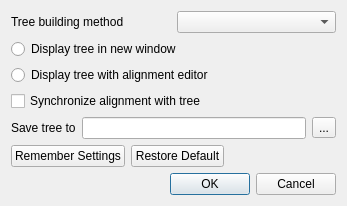
<?xml version="1.0" encoding="UTF-8"?>
<ui version="4.0">
 <class>CreatePhyTree</class>
 <widget class="QDialog" name="CreatePhyTree">
  <property name="geometry">
   <rect>
    <x>0</x>
    <y>0</y>
    <width>347</width>
    <height>201</height>
   </rect>
  </property>
  <property name="sizePolicy">
   <sizepolicy hsizetype="Preferred" vsizetype="Preferred">
    <horstretch>0</horstretch>
    <verstretch>0</verstretch>
   </sizepolicy>
  </property>
  <property name="minimumSize">
   <size>
    <width>0</width>
    <height>0</height>
   </size>
  </property>
  <property name="windowTitle">
   <string>Build Phylogenetic Tree</string>
  </property>
  <property name="modal">
   <bool>true</bool>
  </property>
  <layout class="QGridLayout" name="gridLayout">
   <property name="sizeConstraint">
    <enum>QLayout::SetMinimumSize</enum>
   </property>
   <item row="0" column="0">
    <layout class="QVBoxLayout" name="verticalLayout">
     <property name="sizeConstraint">
      <enum>QLayout::SetMinimumSize</enum>
     </property>
     <item>
      <layout class="QHBoxLayout" name="horizontalLayout">
       <property name="sizeConstraint">
        <enum>QLayout::SetMinimumSize</enum>
       </property>
       <item>
        <widget class="QLabel" name="label">
         <property name="text">
          <string>Tree building method</string>
         </property>
        </widget>
       </item>
       <item>
        <widget class="QComboBox" name="algorithmBox"/>
       </item>
      </layout>
     </item>
     <item>
      <widget class="QRadioButton" name="createNewView">
       <property name="sizePolicy">
        <sizepolicy hsizetype="Preferred" vsizetype="Fixed">
         <horstretch>0</horstretch>
         <verstretch>0</verstretch>
        </sizepolicy>
       </property>
       <property name="text">
        <string>Display tree in new window</string>
       </property>
      </widget>
     </item>
     <item>
      <widget class="QRadioButton" name="displayWithAlignmentEditor">
       <property name="sizePolicy">
        <sizepolicy hsizetype="Preferred" vsizetype="Fixed">
         <horstretch>0</horstretch>
         <verstretch>0</verstretch>
        </sizepolicy>
       </property>
       <property name="text">
        <string>Display tree with alignment editor</string>
       </property>
      </widget>
     </item>
     <item>
      <widget class="QCheckBox" name="syncCheckBox">
       <property name="sizePolicy">
        <sizepolicy hsizetype="Preferred" vsizetype="Fixed">
         <horstretch>0</horstretch>
         <verstretch>0</verstretch>
        </sizepolicy>
       </property>
       <property name="text">
        <string>Synchronize alignment with tree</string>
       </property>
      </widget>
     </item>
     <item>
      <layout class="QHBoxLayout" name="horizontalLayout_2">
       <property name="sizeConstraint">
        <enum>QLayout::SetMinimumSize</enum>
       </property>
       <item>
        <widget class="QLabel" name="label_2">
         <property name="text">
          <string>Save tree to</string>
         </property>
        </widget>
       </item>
       <item>
        <widget class="QLineEdit" name="fileNameEdit"/>
       </item>
       <item>
        <widget class="QToolButton" name="browseButton">
         <property name="text">
          <string>...</string>
         </property>
        </widget>
       </item>
      </layout>
     </item>
     <item>
      <layout class="QHBoxLayout" name="horizontalLayout_7">
       <property name="sizeConstraint">
        <enum>QLayout::SetMinimumSize</enum>
       </property>
       <item>
        <widget class="QPushButton" name="storeSettings">
         <property name="text">
          <string>Remember Settings</string>
         </property>
        </widget>
       </item>
       <item>
        <widget class="QPushButton" name="restoreSettings">
         <property name="text">
          <string>Restore Default</string>
         </property>
        </widget>
       </item>
       <item>
        <spacer name="horizontalSpacer_4">
         <property name="orientation">
          <enum>Qt::Horizontal</enum>
         </property>
         <property name="sizeHint" stdset="0">
          <size>
           <width>40</width>
           <height>20</height>
          </size>
         </property>
        </spacer>
       </item>
      </layout>
     </item>
    </layout>
   </item>
   <item row="1" column="0">
    <widget class="QDialogButtonBox" name="buttonBox">
     <property name="standardButtons">
      <set>QDialogButtonBox::Cancel|QDialogButtonBox::Ok</set>
     </property>
    </widget>
   </item>
  </layout>
 </widget>
 <resources/>
 <connections>
  <connection>
   <sender>buttonBox</sender>
   <signal>rejected()</signal>
   <receiver>CreatePhyTree</receiver>
   <slot>reject()</slot>
   <hints>
    <hint type="sourcelabel">
     <x>173</x>
     <y>180</y>
    </hint>
    <hint type="destinationlabel">
     <x>173</x>
     <y>100</y>
    </hint>
   </hints>
  </connection>
 </connections>
</ui>
